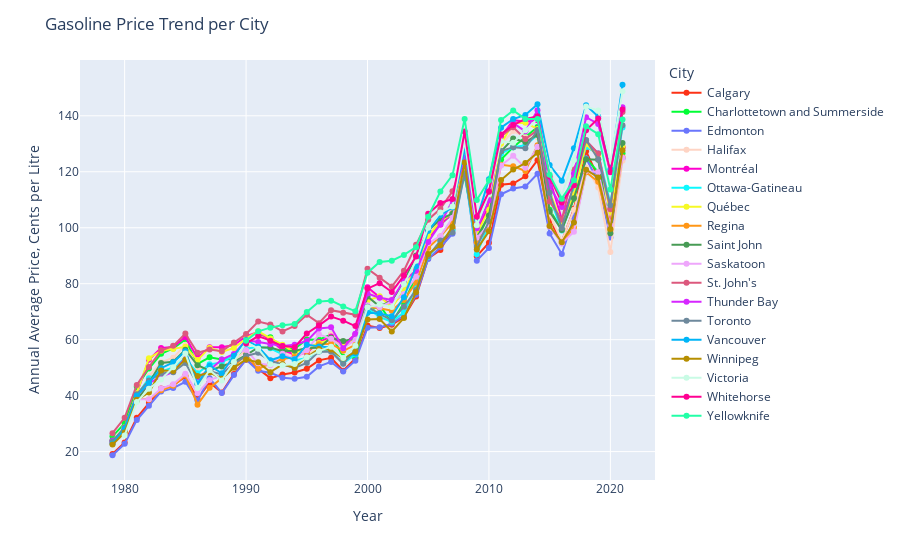
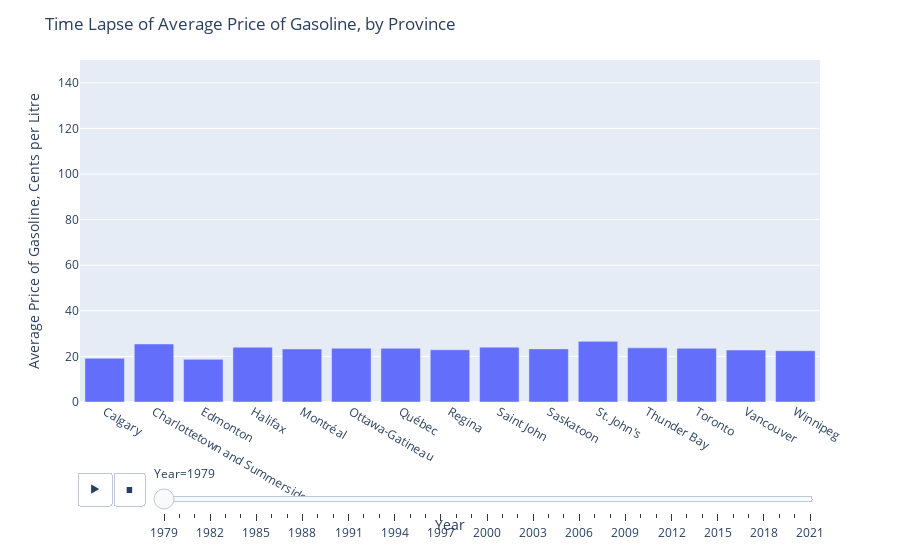

Notebook source saved alongside these figures, in order:
### Markdown cell above
## Plotly

### Code cell
# Getting data ready
gasoline_price_bycity = (
    gasoline_data.groupby(["Year", "City"])["VALUE"]
    .median()
    .reset_index(name="Value")
    .round(2)
)


fig = px.line(
    gasoline_price_bycity,
    x="Year",
    y="Value",
    color="City",
    color_discrete_sequence=px.colors.qualitative.Light24,
)

fig.update_traces(mode="markers+lines")
fig.update_layout(
    title="Gasoline Price Trend per City",
    xaxis_title="Year",
    yaxis_title="Annual Average Price, Cents per Litre",
)
fig.show()

fig = px.bar(
    gasoline_price_bycity,
    x="City",
    y="Value",
    animation_frame="Year",
)
fig.update_layout(
    title="Time Lapse of Average Price of Gasoline, by Province",
    xaxis_title="Year",
    yaxis_title="Average Price of Gasoline, Cents per Litre",
    yaxis=dict(range=[0, 150]),
)

fig.show()

### Figure 1 — Plotly figure (JSON) as saved in the notebook; plotly's stock layout.template omitted (floating-point values rounded to 4 significant figures)
{"data": [{"hovertemplate": "City=Calgary<br>Year=%{x}<br>Value=%{y}<extra></extra>", "legendgroup": "Calgary", "line": {"color": "#FD3216", "dash": "solid"}, "marker": {"symbol": "circle"}, "mode": "markers+lines", "name": "Calgary", "orientation": "v", "showlegend": true, "type": "scatter", "x": [1979, 1980, 1981, 1982, 1983, 1984, 1985, 1986, 1987, 1988, 1989, 1990, 1991, 1992, 1993, 1994, 1995, 1996, 1997, 1998, 1999, 2000, 2001, 2002, 2003, 2004, 2005, 2006, 2007, 2008, 2009, 2010, 2011, 2012, 2013, 2014, 2015, 2016, 2017, 2018, 2019, 2020, 2021], "xaxis": "x", "y": [19.15, 23.25, 32.1, 37.5, 42.55, 43.7, 46.8, 38.8, 44.7, 41.15, 47.75, 52.85, 49.45, 46.25, 47.55, 48.3, 49.6, 52.6, 53.5, 48.9, 53.3, 65.05, 64.15, 65.3, 68.1, 75.4, 89.05, 92.05, 99.65, 122.3, 89.85, 94.65, 115.4, 115.8, 118.4, 124.2, 102.5, 95.15, 106.8, 127.3, 118.0, 101.8, 128.8], "yaxis": "y"}, {"hovertemplate": "City=Charlottetown and Summerside<br>Year=%{x}<br>Value=%{y}<extra></extra>", "legendgroup": "Charlottetown and Summerside", "line": {"color": "#00FE35", "dash": "solid"}, "marker": {"symbol": "circle"}, "mode": "markers+lines", "name": "Charlottetown and Summerside", "orientation": "v", "showlegend": true, "type": "scatter", "x": [1979, 1980, 1981, 1982, 1983, 1984, 1985, 1986, 1987, 1988, 1989, 1990, 1991, 1992, 1993, 1994, 1995, 1996, 1997, 1998, 1999, 2000, 2001, 2002, 2003, 2004, 2005, 2006, 2007, 2008, 2009, 2010, 2011, 2012, 2013, 2014, 2015, 2016, 2017, 2018, 2019, 2020, 2021], "xaxis": "x", "y": [25.45, 30.1, 43.2, 49.7, 54.95, 56.85, 60.05, 51.35, 53.7, 52.9, 53.1, 56.8, 61.75, 60.9, 56.7, 56.75, 60.05, 60.0, 61.8, 53.85, 53.75, 69.6, 72.45, 65.95, 73.2, 82.7, 97.35, 101.3, 105.0, 118.5, 95.4, 104.5, 124.4, 128.8, 132.4, 136.0, 106.5, 99.4, 110.3, 124.7, 120.0, 99.15, 126.7], "yaxis": "y"}, {"hovertemplate": "City=Edmonton<br>Year=%{x}<br>Value=%{y}<extra></extra>", "legendgroup": "Edmonton", "line": {"color": "#6A76FC", "dash": "solid"}, "marker": {"symbol": "circle"}, "mode": "markers+lines", "name": "Edmonton", "orientation": "v", "showlegend": true, "type": "scatter", "x": [1979, 1980, 1981, 1982, 1983, 1984, 1985, 1986, 1987, 1988, 1989, 1990, 1991, 1992, 1993, 1994, 1995, 1996, 1997, 1998, 1999, 2000, 2001, 2002, 2003, 2004, 2005, 2006, 2007, 2008, 2009, 2010, 2011, 2012, 2013, 2014, 2015, 2016, 2017, 2018, 2019, 2020, 2021], "xaxis": "x", "y": [18.7, 22.8, 31.3, 36.35, 41.45, 42.7, 44.95, 38.25, 46.2, 40.95, 47.35, 52.9, 48.9, 48.15, 46.4, 46.0, 46.75, 50.45, 52.05, 48.65, 52.5, 64.25, 64.4, 65.75, 68.65, 76.05, 88.85, 93.05, 97.85, 122.0, 88.25, 92.8, 112.0, 114.0, 114.7, 119.3, 97.95, 90.6, 103.7, 124.8, 116.5, 96.55, 124.8], "yaxis": "y"}, {"hovertemplate": "City=Halifax<br>Year=%{x}<br>Value=%{y}<extra></extra>", "legendgroup": "Halifax", "line": {"color": "#FED4C4", "dash": "solid"}, "marker": {"symbol": "circle"}, "mode": "markers+lines", "name": "Halifax", "orientation": "v", "showlegend": true, "type": "scatter", "x": [1979, 1980, 1981, 1982, 1983, 1984, 1985, 1986, 1987, 1988, 1989, 1990, 1991, 1992, 1993, 1994, 1995, 1996, 1997, 1998, 1999, 2000, 2001, 2002, 2003, 2004, 2005, 2006, 2007, 2008, 2009, 2010, 2011, 2012, 2013, 2014, 2015, 2016, 2017, 2018, 2019, 2020, 2021], "xaxis": "x", "y": [24.0, 28.65, 38.8, 46.9, 51.9, 53.55, 58.15, 49.85, 49.9, 50.9, 52.05, 56.6, 61.2, 60.25, 55.45, 54.55, 55.25, 56.15, 61.9, 59.4, 59.9, 78.1, 75.05, 74.45, 79.35, 87.85, 97.75, 102.5, 109.0, 121.7, 97.05, 108.8, 129.8, 134.6, 132.3, 132.4, 104.8, 95.2, 106.5, 121.5, 114.3, 91.35, 124.0], "yaxis": "y"}, {"hovertemplate": "City=Montréal<br>Year=%{x}<br>Value=%{y}<extra></extra>", "legendgroup": "Montréal", "line": {"color": "#FE00CE", "dash": "solid"}, "marker": {"symbol": "circle"}, "mode": "markers+lines", "name": "Montréal", "orientation": "v", "showlegend": true, "type": "scatter", "x": [1979, 1980, 1981, 1982, 1983, 1984, 1985, 1986, 1987, 1988, 1989, 1990, 1991, 1992, 1993, 1994, 1995, 1996, 1997, 1998, 1999, 2000, 2001, 2002, 2003, 2004, 2005, 2006, 2007, 2008, 2009, 2010, 2011, 2012, 2013, 2014, 2015, 2016, 2017, 2018, 2019, 2020, 2021], "xaxis": "x", "y": [23.25, 28.55, 40.85, 52.85, 57.05, 57.35, 60.95, 53.5, 57.25, 57.3, 58.1, 61.2, 62.8, 59.9, 56.3, 54.7, 55.35, 59.15, 61.1, 58.2, 61.9, 78.7, 75.15, 72.5, 76.85, 85.35, 96.35, 101.1, 105.3, 126.1, 98.8, 107.9, 132.2, 138.4, 137.9, 138.4, 117.5, 103.1, 114.4, 131.0, 126.5, 106.1, 128.8], "yaxis": "y"}, {"hovertemplate": "City=Ottawa-Gatineau<br>Year=%{x}<br>Value=%{y}<extra></extra>", "legendgroup": "Ottawa-Gatineau", "line": {"color": "#0DF9FF", "dash": "solid"}, "marker": {"symbol": "circle"}, "mode": "markers+lines", "name": "Ottawa-Gatineau", "orientation": "v", "showlegend": true, "type": "scatter", "x": [1979, 1980, 1981, 1982, 1983, 1984, 1985, 1986, 1987, 1988, 1989, 1990, 1991, 1992, 1993, 1994, 1995, 1996, 1997, 1998, 1999, 2000, 2001, 2002, 2003, 2004, 2005, 2006, 2007, 2008, 2009, 2010, 2011, 2012, 2013, 2014, 2015, 2016, 2017, 2018, 2019, 2020, 2021], "xaxis": "x", "y": [23.6, 28.35, 40.1, 46.25, 48.6, 50.1, 53.4, 48.0, 51.2, 51.8, 54.45, 56.75, 57.45, 56.9, 54.8, 52.55, 53.45, 55.8, 56.05, 51.5, 54.75, 71.3, 68.1, 66.4, 69.8, 78.65, 89.55, 95.05, 99.1, 119.8, 90.55, 101.3, 126.5, 128.8, 129.5, 133.2, 111.2, 99.0, 114.5, 128.8, 126.5, 108.8, 135.8], "yaxis": "y"}, {"hovertemplate": "City=Québec<br>Year=%{x}<br>Value=%{y}<extra></extra>", "legendgroup": "Québec", "line": {"color": "#F6F926", "dash": "solid"}, "marker": {"symbol": "circle"}, "mode": "markers+lines", "name": "Québec", "orientation": "v", "showlegend": true, "type": "scatter", "x": [1979, 1980, 1981, 1982, 1983, 1984, 1985, 1986, 1987, 1988, 1989, 1990, 1991, 1992, 1993, 1994, 1995, 1996, 1997, 1998, 1999, 2000, 2001, 2002, 2003, 2004, 2005, 2006, 2007, 2008, 2009, 2010, 2011, 2012, 2013, 2014, 2015, 2016, 2017, 2018, 2019, 2020, 2021], "xaxis": "x", "y": [23.55, 28.7, 40.9, 53.4, 56.0, 56.65, 57.45, 52.7, 57.15, 55.6, 57.05, 60.35, 63.0, 60.45, 58.2, 55.4, 56.95, 58.8, 59.95, 57.6, 60.65, 74.0, 75.5, 71.5, 77.6, 85.6, 96.9, 102.3, 105.2, 125.5, 97.85, 106.4, 130.2, 137.3, 137.5, 135.3, 112.8, 101.8, 111.8, 129.9, 125.6, 105.5, 129.0], "yaxis": "y"}, {"hovertemplate": "City=Regina<br>Year=%{x}<br>Value=%{y}<extra></extra>", "legendgroup": "Regina", "line": {"color": "#FF9616", "dash": "solid"}, "marker": {"symbol": "circle"}, "mode": "markers+lines", "name": "Regina", "orientation": "v", "showlegend": true, "type": "scatter", "x": [1979, 1980, 1981, 1982, 1983, 1984, 1985, 1986, 1987, 1988, 1989, 1990, 1991, 1992, 1993, 1994, 1995, 1996, 1997, 1998, 1999, 2000, 2001, 2002, 2003, 2004, 2005, 2006, 2007, 2008, 2009, 2010, 2011, 2012, 2013, 2014, 2015, 2016, 2017, 2018, 2019, 2020, 2021], "xaxis": "x", "y": [22.9, 27.5, 39.2, 38.55, 41.9, 43.5, 47.3, 36.75, 42.8, 46.2, 50.55, 54.6, 49.6, 51.5, 53.1, 53.8, 55.9, 58.4, 58.55, 56.0, 58.15, 71.65, 71.2, 70.35, 74.2, 80.4, 92.8, 96.85, 101.9, 124.3, 94.7, 101.0, 122.5, 122.0, 120.3, 129.4, 100.6, 94.5, 100.0, 119.8, 116.5, 99.2, 125.2], "yaxis": "y"}, {"hovertemplate": "City=Saint John<br>Year=%{x}<br>Value=%{y}<extra></extra>", "legendgroup": "Saint John", "line": {"color": "#479B55", "dash": "solid"}, "marker": {"symbol": "circle"}, "mode": "markers+lines", "name": "Saint John", "orientation": "v", "showlegend": true, "type": "scatter", "x": [1979, 1980, 1981, 1982, 1983, 1984, 1985, 1986, 1987, 1988, 1989, 1990, 1991, 1992, 1993, 1994, 1995, 1996, 1997, 1998, 1999, 2000, 2001, 2002, 2003, 2004, 2005, 2006, 2007, 2008, 2009, 2010, 2011, 2012, 2013, 2014, 2015, 2016, 2017, 2018, 2019, 2020, 2021], "xaxis": "x", "y": [24.05, 27.55, 38.2, 44.5, 51.65, 52.1, 56.4, 50.85, 48.9, 50.45, 52.05, 54.5, 57.2, 57.2, 55.85, 56.0, 57.0, 57.1, 60.7, 59.55, 60.35, 75.45, 71.85, 73.95, 80.65, 90.1, 99.0, 103.0, 105.0, 121.5, 96.55, 104.4, 127.3, 131.9, 130.6, 133.2, 105.8, 99.15, 110.5, 124.5, 124.3, 98.05, 130.3], "yaxis": "y"}, {"hovertemplate": "City=Saskatoon<br>Year=%{x}<br>Value=%{y}<extra></extra>", "legendgroup": "Saskatoon", "line": {"color": "#EEA6FB", "dash": "solid"}, "marker": {"symbol": "circle"}, "mode": "markers+lines", "name": "Saskatoon", "orientation": "v", "showlegend": true, "type": "scatter", "x": [1979, 1980, 1981, 1982, 1983, 1984, 1985, 1986, 1987, 1988, 1989, 1990, 1991, 1992, 1993, 1994, 1995, 1996, 1997, 1998, 1999, 2000, 2001, 2002, 2003, 2004, 2005, 2006, 2007, 2008, 2009, 2010, 2011, 2012, 2013, 2014, 2015, 2016, 2017, 2018, 2019, 2020, 2021], "xaxis": "x", "y": [23.3, 27.9, 38.75, 38.75, 42.55, 44.05, 47.8, 40.9, 45.55, 47.1, 54.75, 56.35, 51.55, 50.9, 54.95, 53.1, 56.25, 61.9, 60.35, 56.9, 60.05, 72.3, 71.6, 73.7, 76.35, 82.45, 94.5, 97.0, 103.5, 122.2, 96.4, 101.2, 122.2, 125.7, 121.4, 128.9, 100.3, 94.35, 98.55, 120.2, 120.0, 100.9, 125.0], "yaxis": "y"}, {"hovertemplate": "City=St. John's<br>Year=%{x}<br>Value=%{y}<extra></extra>", "legendgroup": "St. John's", "line": {"color": "#DC587D", "dash": "solid"}, "marker": {"symbol": "circle"}, "mode": "markers+lines", "name": "St. John's", "orientation": "v", "showlegend": true, "type": "scatter", "x": [1979, 1980, 1981, 1982, 1983, 1984, 1985, 1986, 1987, 1988, 1989, 1990, 1991, 1992, 1993, 1994, 1995, 1996, 1997, 1998, 1999, 2000, 2001, 2002, 2003, 2004, 2005, 2006, 2007, 2008, 2009, 2010, 2011, 2012, 2013, 2014, 2015, 2016, 2017, 2018, 2019, 2020, 2021], "xaxis": "x", "y": [26.6, 32.1, 43.8, 50.25, 56.1, 57.8, 62.2, 55.3, 56.5, 55.9, 58.95, 62.05, 66.5, 65.45, 62.95, 64.9, 68.9, 65.9, 70.55, 69.6, 68.9, 85.35, 82.15, 79.0, 84.65, 93.9, 102.9, 106.8, 113.0, 125.0, 102.2, 113.0, 132.8, 135.9, 131.7, 134.9, 109.3, 102.9, 120.8, 131.2, 126.5, 106.7, 141.4], "yaxis": "y"}, {"hovertemplate": "City=Thunder Bay<br>Year=%{x}<br>Value=%{y}<extra></extra>", "legendgroup": "Thunder Bay", "line": {"color": "#D626FF", "dash": "solid"}, "marker": {"symbol": "circle"}, "mode": "markers+lines", "name": "Thunder Bay", "orientation": "v", "showlegend": true, "type": "scatter", "x": [1979, 1980, 1981, 1982, 1983, 1984, 1985, 1986, 1987, 1988, 1989, 1990, 1991, 1992, 1993, 1994, 1995, 1996, 1997, 1998, 1999, 2000, 2001, 2002, 2003, 2004, 2005, 2006, 2007, 2008, 2009, 2010, 2011, 2012, 2013, 2014, 2015, 2016, 2017, 2018, 2019, 2020, 2021], "xaxis": "x", "y": [23.75, 28.1, 39.9, 44.45, 46.75, 48.5, 53.5, 46.55, 49.15, 52.9, 54.9, 59.75, 59.15, 58.4, 57.7, 58.2, 59.5, 64.0, 64.45, 56.95, 62.1, 76.5, 75.0, 74.2, 81.2, 84.6, 94.9, 101.3, 109.7, 125.0, 99.8, 109.8, 133.2, 137.4, 134.4, 141.9, 114.8, 107.5, 119.4, 139.5, 137.1, 119.8, 143.1], "yaxis": "y"}, {"hovertemplate": "City=Toronto<br>Year=%{x}<br>Value=%{y}<extra></extra>", "legendgroup": "Toronto", "line": {"color": "#6E899C", "dash": "solid"}, "marker": {"symbol": "circle"}, "mode": "markers+lines", "name": "Toronto", "orientation": "v", "showlegend": true, "type": "scatter", "x": [1979, 1980, 1981, 1982, 1983, 1984, 1985, 1986, 1987, 1988, 1989, 1990, 1991, 1992, 1993, 1994, 1995, 1996, 1997, 1998, 1999, 2000, 2001, 2002, 2003, 2004, 2005, 2006, 2007, 2008, 2009, 2010, 2011, 2012, 2013, 2014, 2015, 2016, 2017, 2018, 2019, 2020, 2021], "xaxis": "x", "y": [23.55, 28.75, 40.5, 45.4, 47.95, 48.4, 51.65, 44.1, 48.8, 47.6, 51.5, 54.15, 55.3, 52.45, 51.15, 49.9, 51.7, 55.8, 55.7, 51.4, 56.4, 71.8, 69.2, 66.9, 71.8, 77.75, 89.85, 95.4, 98.3, 119.5, 93.1, 102.3, 127.5, 128.8, 128.4, 134.8, 112.5, 99.9, 115.6, 131.4, 124.5, 108.0, 136.7], "yaxis": "y"}, {"hovertemplate": "City=Vancouver<br>Year=%{x}<br>Value=%{y}<extra></extra>", "legendgroup": "Vancouver", "line": {"color": "#00B5F7", "dash": "solid"}, "marker": {"symbol": "circle"}, "mode": "markers+lines", "name": "Vancouver", "orientation": "v", "showlegend": true, "type": "scatter", "x": [1979, 1980, 1981, 1982, 1983, 1984, 1985, 1986, 1987, 1988, 1989, 1990, 1991, 1992, 1993, 1994, 1995, 1996, 1997, 1998, 1999, 2000, 2001, 2002, 2003, 2004, 2005, 2006, 2007, 2008, 2009, 2010, 2011, 2012, 2013, 2014, 2015, 2016, 2017, 2018, 2019, 2020, 2021], "xaxis": "x", "y": [22.8, 28.2, 39.95, 44.55, 49.8, 51.9, 55.9, 44.3, 50.7, 48.0, 54.25, 59.9, 57.5, 52.65, 54.1, 53.0, 58.2, 57.55, 57.15, 53.2, 55.1, 69.65, 69.4, 68.4, 75.2, 86.15, 98.9, 104.5, 107.2, 128.3, 103.0, 117.3, 135.8, 138.8, 140.3, 144.2, 122.4, 116.8, 128.4, 143.8, 139.8, 120.9, 151.1], "yaxis": "y"}, {"hovertemplate": "City=Winnipeg<br>Year=%{x}<br>Value=%{y}<extra></extra>", "legendgroup": "Winnipeg", "line": {"color": "#B68E00", "dash": "solid"}, "marker": {"symbol": "circle"}, "mode": "markers+lines", "name": "Winnipeg", "orientation": "v", "showlegend": true, "type": "scatter", "x": [1979, 1980, 1981, 1982, 1983, 1984, 1985, 1986, 1987, 1988, 1989, 1990, 1991, 1992, 1993, 1994, 1995, 1996, 1997, 1998, 1999, 2000, 2001, 2002, 2003, 2004, 2005, 2006, 2007, 2008, 2009, 2010, 2011, 2012, 2013, 2014, 2015, 2016, 2017, 2018, 2019, 2020, 2021], "xaxis": "x", "y": [22.5, 26.8, 38.5, 41.15, 49.0, 48.8, 52.9, 47.0, 48.3, 46.05, 49.95, 52.95, 51.9, 48.4, 51.2, 50.0, 53.8, 56.7, 56.45, 53.25, 55.65, 67.25, 67.4, 62.9, 67.75, 76.95, 90.65, 93.7, 100.4, 123.3, 92.2, 98.75, 117.0, 120.8, 123.1, 126.8, 100.7, 94.8, 101.9, 120.8, 118.0, 99.55, 127.7], "yaxis": "y"}, {"hovertemplate": "City=Victoria<br>Year=%{x}<br>Value=%{y}<extra></extra>", "legendgroup": "Victoria", "line": {"color": "#C9FBE5", "dash": "solid"}, "marker": {"symbol": "circle"}, "mode": "markers+lines", "name": "Victoria", "orientation": "v", "showlegend": true, "type": "scatter", "x": [1980, 1981, 1982, 1983, 1984, 1985, 1986, 1987, 1988, 1989, 1990, 1991, 1992, 1993, 1994, 1995, 1996, 1997, 1998, 1999, 2000, 2001, 2002, 2003, 2004, 2005, 2006, 2007, 2008, 2009, 2010, 2011, 2012, 2013, 2014, 2015, 2016, 2017, 2018, 2019, 2020, 2021], "xaxis": "x", "y": [25.8, 37.7, 42.45, 45.8, 50.15, 55.1, 42.7, 49.2, 45.45, 52.0, 59.1, 56.8, 51.25, 50.85, 51.35, 53.75, 55.9, 57.5, 53.45, 57.85, 71.55, 72.55, 71.65, 79.9, 88.2, 100.0, 105.5, 107.5, 131.1, 100.9, 112.0, 130.9, 130.4, 134.8, 139.0, 120.3, 111.7, 124.2, 143.3, 141.9, 123.6, 148.8], "yaxis": "y"}, {"hovertemplate": "City=Whitehorse<br>Year=%{x}<br>Value=%{y}<extra></extra>", "legendgroup": "Whitehorse", "line": {"color": "#FF0092", "dash": "solid"}, "marker": {"symbol": "circle"}, "mode": "markers+lines", "name": "Whitehorse", "orientation": "v", "showlegend": true, "type": "scatter", "x": [1990, 1991, 1992, 1993, 1994, 1995, 1996, 1997, 1998, 1999, 2000, 2001, 2002, 2003, 2004, 2005, 2006, 2007, 2008, 2009, 2010, 2011, 2012, 2013, 2014, 2015, 2016, 2017, 2018, 2019, 2020, 2021], "xaxis": "x", "y": [58.65, 61.3, 59.65, 57.7, 57.3, 62.2, 65.1, 68.25, 66.8, 64.85, 78.25, 80.2, 77.05, 82.9, 89.7, 105.0, 108.8, 110.2, 134.4, 104.0, 112.9, 133.3, 136.7, 138.9, 139.8, 118.3, 109.0, 115.2, 134.8, 139.1, 119.9, 142.2], "yaxis": "y"}, {"hovertemplate": "City=Yellowknife<br>Year=%{x}<br>Value=%{y}<extra></extra>", "legendgroup": "Yellowknife", "line": {"color": "#22FFA7", "dash": "solid"}, "marker": {"symbol": "circle"}, "mode": "markers+lines", "name": "Yellowknife", "orientation": "v", "showlegend": true, "type": "scatter", "x": [1990, 1991, 1992, 1993, 1994, 1995, 1996, 1997, 1998, 1999, 2000, 2001, 2002, 2003, 2004, 2005, 2006, 2007, 2008, 2009, 2010, 2011, 2012, 2013, 2014, 2015, 2016, 2017, 2018, 2019, 2020, 2021], "xaxis": "x", "y": [59.65, 63.0, 64.3, 65.2, 65.6, 69.9, 73.6, 73.95, 71.9, 70.2, 83.95, 87.8, 88.2, 90.3, 93.05, 104.0, 113.0, 118.8, 138.9, 109.9, 116.9, 138.5, 141.9, 138.9, 138.9, 118.9, 110.4, 117.0, 136.2, 133.4, 113.7, 138.7], "yaxis": "y"}], "layout": {"legend": {"title": {"text": "City"}, "tracegroupgap": 0}, "margin": {"t": 60}, "title": {"text": "Gasoline Price Trend per City"}, "xaxis": {"anchor": "y", "domain": [0, 1], "title": {"text": "Year"}}, "yaxis": {"anchor": "x", "domain": [0, 1], "title": {"text": "Annual Average Price, Cents per Litre"}}}}

### Figure 2 — Plotly figure (JSON) as saved in the notebook; plotly's stock layout.template omitted (floating-point values rounded to 4 significant figures)
{"data": [{"hovertemplate": "Year=1979<br>City=%{x}<br>Value=%{y}<extra></extra>", "legendgroup": "", "marker": {"color": "#636efa", "pattern": {"shape": ""}}, "name": "", "orientation": "v", "showlegend": false, "textposition": "auto", "type": "bar", "x": ["Calgary", "Charlottetown and Summerside", "Edmonton", "Halifax", "Montréal", "Ottawa-Gatineau", "Québec", "Regina", "Saint John", "Saskatoon", "St. John's", "Thunder Bay", "Toronto", "Vancouver", "Winnipeg"], "xaxis": "x", "y": [19.15, 25.45, 18.7, 24.0, 23.25, 23.6, 23.55, 22.9, 24.05, 23.3, 26.6, 23.75, 23.55, 22.8, 22.5], "yaxis": "y"}], "layout": {"barmode": "relative", "legend": {"tracegroupgap": 0}, "margin": {"t": 60}, "sliders": [{"active": 0, "currentvalue": {"prefix": "Year="}, "len": 0.9, "pad": {"b": 10, "t": 60}, "steps": [{"args": [["1979"], {"frame": {"duration": 0, "redraw": true}, "fromcurrent": true, "mode": "immediate", "transition": {"duration": 0, "easing": "linear"}}], "label": "1979", "method": "animate"}, {"args": [["1980"], {"frame": {"duration": 0, "redraw": true}, "fromcurrent": true, "mode": "immediate", "transition": {"duration": 0, "easing": "linear"}}], "label": "1980", "method": "animate"}, {"args": [["1981"], {"frame": {"duration": 0, "redraw": true}, "fromcurrent": true, "mode": "immediate", "transition": {"duration": 0, "easing": "linear"}}], "label": "1981", "method": "animate"}, {"args": [["1982"], {"frame": {"duration": 0, "redraw": true}, "fromcurrent": true, "mode": "immediate", "transition": {"duration": 0, "easing": "linear"}}], "label": "1982", "method": "animate"}, {"args": [["1983"], {"frame": {"duration": 0, "redraw": true}, "fromcurrent": true, "mode": "immediate", "transition": {"duration": 0, "easing": "linear"}}], "label": "1983", "method": "animate"}, {"args": [["1984"], {"frame": {"duration": 0, "redraw": true}, "fromcurrent": true, "mode": "immediate", "transition": {"duration": 0, "easing": "linear"}}], "label": "1984", "method": "animate"}, {"args": [["1985"], {"frame": {"duration": 0, "redraw": true}, "fromcurrent": true, "mode": "immediate", "transition": {"duration": 0, "easing": "linear"}}], "label": "1985", "method": "animate"}, {"args": [["1986"], {"frame": {"duration": 0, "redraw": true}, "fromcurrent": true, "mode": "immediate", "transition": {"duration": 0, "easing": "linear"}}], "label": "1986", "method": "animate"}, {"args": [["1987"], {"frame": {"duration": 0, "redraw": true}, "fromcurrent": true, "mode": "immediate", "transition": {"duration": 0, "easing": "linear"}}], "label": "1987", "method": "animate"}, {"args": [["1988"], {"frame": {"duration": 0, "redraw": true}, "fromcurrent": true, "mode": "immediate", "transition": {"duration": 0, "easing": "linear"}}], "label": "1988", "method": "animate"}, {"args": [["1989"], {"frame": {"duration": 0, "redraw": true}, "fromcurrent": true, "mode": "immediate", "transition": {"duration": 0, "easing": "linear"}}], "label": "1989", "method": "animate"}, {"args": [["1990"], {"frame": {"duration": 0, "redraw": true}, "fromcurrent": true, "mode": "immediate", "transition": {"duration": 0, "easing": "linear"}}], "label": "1990", "method": "animate"}, {"args": [["1991"], {"frame": {"duration": 0, "redraw": true}, "fromcurrent": true, "mode": "immediate", "transition": {"duration": 0, "easing": "linear"}}], "label": "1991", "method": "animate"}, {"args": [["1992"], {"frame": {"duration": 0, "redraw": true}, "fromcurrent": true, "mode": "immediate", "transition": {"duration": 0, "easing": "linear"}}], "label": "1992", "method": "animate"}, {"args": [["1993"], {"frame": {"duration": 0, "redraw": true}, "fromcurrent": true, "mode": "immediate", "transition": {"duration": 0, "easing": "linear"}}], "label": "1993", "method": "animate"}, {"args": [["1994"], {"frame": {"duration": 0, "redraw": true}, "fromcurrent": true, "mode": "immediate", "transition": {"duration": 0, "easing": "linear"}}], "label": "1994", "method": "animate"}, {"args": [["1995"], {"frame": {"duration": 0, "redraw": true}, "fromcurrent": true, "mode": "immediate", "transition": {"duration": 0, "easing": "linear"}}], "label": "1995", "method": "animate"}, {"args": [["1996"], {"frame": {"duration": 0, "redraw": true}, "fromcurrent": true, "mode": "immediate", "transition": {"duration": 0, "easing": "linear"}}], "label": "1996", "method": "animate"}, {"args": [["1997"], {"frame": {"duration": 0, "redraw": true}, "fromcurrent": true, "mode": "immediate", "transition": {"duration": 0, "easing": "linear"}}], "label": "1997", "method": "animate"}, {"args": [["1998"], {"frame": {"duration": 0, "redraw": true}, "fromcurrent": true, "mode": "immediate", "transition": {"duration": 0, "easing": "linear"}}], "label": "1998", "method": "animate"}, {"args": [["1999"], {"frame": {"duration": 0, "redraw": true}, "fromcurrent": true, "mode": "immediate", "transition": {"duration": 0, "easing": "linear"}}], "label": "1999", "method": "animate"}, {"args": [["2000"], {"frame": {"duration": 0, "redraw": true}, "fromcurrent": true, "mode": "immediate", "transition": {"duration": 0, "easing": "linear"}}], "label": "2000", "method": "animate"}, {"args": [["2001"], {"frame": {"duration": 0, "redraw": true}, "fromcurrent": true, "mode": "immediate", "transition": {"duration": 0, "easing": "linear"}}], "label": "2001", "method": "animate"}, {"args": [["2002"], {"frame": {"duration": 0, "redraw": true}, "fromcurrent": true, "mode": "immediate", "transition": {"duration": 0, "easing": "linear"}}], "label": "2002", "method": "animate"}, {"args": [["2003"], {"frame": {"duration": 0, "redraw": true}, "fromcurrent": true, "mode": "immediate", "transition": {"duration": 0, "easing": "linear"}}], "label": "2003", "method": "animate"}, {"args": [["2004"], {"frame": {"duration": 0, "redraw": true}, "fromcurrent": true, "mode": "immediate", "transition": {"duration": 0, "easing": "linear"}}], "label": "2004", "method": "animate"}, {"args": [["2005"], {"frame": {"duration": 0, "redraw": true}, "fromcurrent": true, "mode": "immediate", "transition": {"duration": 0, "easing": "linear"}}], "label": "2005", "method": "animate"}, {"args": [["2006"], {"frame": {"duration": 0, "redraw": true}, "fromcurrent": true, "mode": "immediate", "transition": {"duration": 0, "easing": "linear"}}], "label": "2006", "method": "animate"}, {"args": [["2007"], {"frame": {"duration": 0, "redraw": true}, "fromcurrent": true, "mode": "immediate", "transition": {"duration": 0, "easing": "linear"}}], "label": "2007", "method": "animate"}, {"args": [["2008"], {"frame": {"duration": 0, "redraw": true}, "fromcurrent": true, "mode": "immediate", "transition": {"duration": 0, "easing": "linear"}}], "label": "2008", "method": "animate"}, {"args": [["2009"], {"frame": {"duration": 0, "redraw": true}, "fromcurrent": true, "mode": "immediate", "transition": {"duration": 0, "easing": "linear"}}], "label": "2009", "method": "animate"}, {"args": [["2010"], {"frame": {"duration": 0, "redraw": true}, "fromcurrent": true, "mode": "immediate", "transition": {"duration": 0, "easing": "linear"}}], "label": "2010", "method": "animate"}, {"args": [["2011"], {"frame": {"duration": 0, "redraw": true}, "fromcurrent": true, "mode": "immediate", "transition": {"duration": 0, "easing": "linear"}}], "label": "2011", "method": "animate"}, {"args": [["2012"], {"frame": {"duration": 0, "redraw": true}, "fromcurrent": true, "mode": "immediate", "transition": {"duration": 0, "easing": "linear"}}], "label": "2012", "method": "animate"}, {"args": [["2013"], {"frame": {"duration": 0, "redraw": true}, "fromcurrent": true, "mode": "immediate", "transition": {"duration": 0, "easing": "linear"}}], "label": "2013", "method": "animate"}, {"args": [["2014"], {"frame": {"duration": 0, "redraw": true}, "fromcurrent": true, "mode": "immediate", "transition": {"duration": 0, "easing": "linear"}}], "label": "2014", "method": "animate"}, {"args": [["2015"], {"frame": {"duration": 0, "redraw": true}, "fromcurrent": true, "mode": "immediate", "transition": {"duration": 0, "easing": "linear"}}], "label": "2015", "method": "animate"}, {"args": [["2016"], {"frame": {"duration": 0, "redraw": true}, "fromcurrent": true, "mode": "immediate", "transition": {"duration": 0, "easing": "linear"}}], "label": "2016", "method": "animate"}, {"args": [["2017"], {"frame": {"duration": 0, "redraw": true}, "fromcurrent": true, "mode": "immediate", "transition": {"duration": 0, "easing": "linear"}}], "label": "2017", "method": "animate"}, {"args": [["2018"], {"frame": {"duration": 0, "redraw": true}, "fromcurrent": true, "mode": "immediate", "transition": {"duration": 0, "easing": "linear"}}], "label": "2018", "method": "animate"}, {"args": [["2019"], {"frame": {"duration": 0, "redraw": true}, "fromcurrent": true, "mode": "immediate", "transition": {"duration": 0, "easing": "linear"}}], "label": "2019", "method": "animate"}, {"args": [["2020"], {"frame": {"duration": 0, "redraw": true}, "fromcurrent": true, "mode": "immediate", "transition": {"duration": 0, "easing": "linear"}}], "label": "2020", "method": "animate"}, {"args": [["2021"], {"frame": {"duration": 0, "redraw": true}, "fromcurrent": true, "mode": "immediate", "transition": {"duration": 0, "easing": "linear"}}], "label": "2021", "method": "animate"}], "x": 0.1, "xanchor": "left", "y": 0, "yanchor": "top"}], "title": {"text": "Time Lapse of Average Price of Gasoline, by Province"}, "updatemenus": [{"buttons": [{"args": [null, {"frame": {"duration": 500, "redraw": true}, "fromcurrent": true, "mode": "immediate", "transition": {"duration": 500, "easing": "linear"}}], "label": "&#9654;", "method": "animate"}, {"args": [[null], {"frame": {"duration": 0, "redraw": true}, "fromcurrent": true, "mode": "immediate", "transition": {"duration": 0, "easing": "linear"}}], "label": "&#9724;", "method": "animate"}], "direction": "left", "pad": {"r": 10, "t": 70}, "showactive": false, "type": "buttons", "x": 0.1, "xanchor": "right", "y": 0, "yanchor": "top"}], "xaxis": {"anchor": "y", "domain": [0, 1], "title": {"text": "Year"}}, "yaxis": {"anchor": "x", "domain": [0, 1], "range": [0, 150], "title": {"text": "Average Price of Gasoline, Cents per Litre"}}}}
